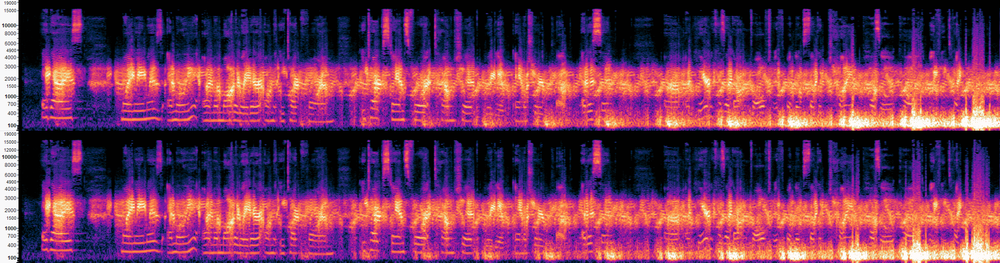
#> input picture self_introduction_memory_dump/_Tape9_thought/self_intro_spec.png, 1000 x 263 px, shrunk from 2381 x 626 before the run, found by its file name
$ python analyze_original_spectrogram.py
#> lines starting #> are read from the running program, lines starting #| are printed output that depends on the picture
import numpy as np
from PIL import Image
import matplotlib
matplotlib.use('Agg')
import matplotlib.pyplot as plt

# Read the original spectrogram (not the brightened one)
img_pil = Image.open(r'C:\stack\arg\self_intro_spec.png')
#> img_pil is the input picture: PIL image 1000x263 RGBA; mean R, G, B, A 112.9, 52.2, 91.2, 255
img = np.array(img_pil)
print(f"Original image shape: {img.shape}")
#| Original image shape: (263, 1000, 4)

# Convert to grayscale
if len(img.shape) == 3:
    gray = np.mean(img[:, :, :3], axis=2)
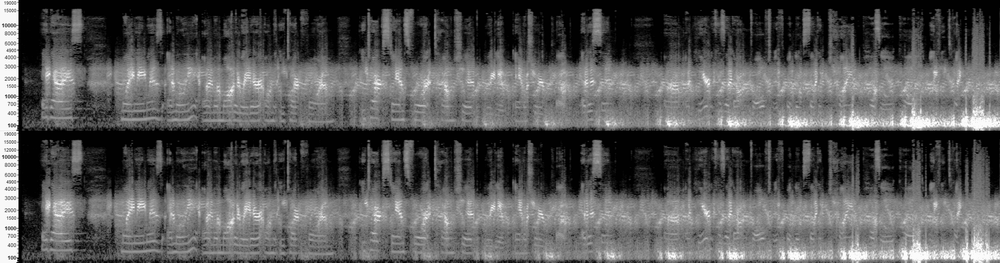
#> gray: shape (263, 1000) float64; min 0, max 255, mean 85.4
else:
    gray = img

print(f"Gray shape: {gray.shape}")
#| Gray shape: (263, 1000)

# The image is a stacked spectrogram with frequency labels on the left
# We need to crop out the labels and separate LEFT and RIGHT channels

# Looking at the image:
# - Left edge has frequency labels (black text on white?)
# - The spectrogram data starts after the labels
# - There's a horizontal separator between LEFT and RIGHT channels

# Let's find the vertical separator
# Look for a row that's mostly black (the separator line)
mid_y = gray.shape[0] // 2
#> mid_y = 131
search_range = 30
region = gray[mid_y-search_range:mid_y+search_range, :]
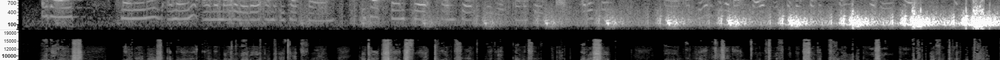
#> region: shape (60, 1000) float64; min 0, max 255, mean 73.2
row_means = np.mean(region, axis=1)
#> row_means = 60 values, max 148.3 at index 20, min 4.49 at index 32, mean 73.19
separator_rel = np.argmin(row_means)
#> separator_rel = 32
separator_abs = mid_y - search_range + separator_rel
#> separator_abs = 133

print(f"Separator at row: {separator_abs}")
#| Separator at row: 133

# Find the left edge (where spectrogram data starts)
# Look for columns with high variance (data) vs low variance (labels)
col_vars = np.var(gray, axis=0)
#> col_vars = 1000 values, max 6362.5 at index 927, min 0.368 at index 0, mean 3026.5
threshold_var = np.mean(col_vars) * 2
#> threshold_var = 6053
data_start = np.argmax(col_vars > threshold_var)
#> data_start = 927

print(f"Data starts at column: {data_start}")
#| Data starts at column: 927

# Crop the image
left_channel = gray[:separator_abs, data_start:]
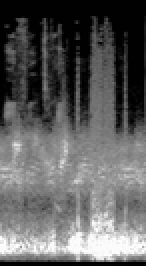
#> left_channel: shape (133, 73) float64 (shown 2 times larger); min 0, max 255, mean 95.1
right_channel = gray[separator_abs:, data_start:]
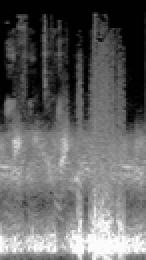
#> right_channel: shape (130, 73) float64 (shown 2 times larger); min 0, max 255, mean 99.4

print(f"LEFT channel shape: {left_channel.shape}")
#| LEFT channel shape: (133, 73)
print(f"RIGHT channel shape: {right_channel.shape}")
#| RIGHT channel shape: (130, 73)

# Now let's look at the 1000-4000 Hz region
# The frequency axis is logarithmic from 0 to 22050 Hz
# Let's estimate where 1000-4000 Hz is in the image

# From the labels: 1000, 1500, 2000, 2500, 3000, 4000, 5000, 6000, 7000, 8000, 10000, 12000, 15000, 19000
# The frequency labels appear to be at specific pixel positions

# Let's try to identify the region by looking for horizontal bright lines
# In spectrograms, constant frequencies appear as horizontal lines

# Look at the LEFT channel
for name, channel in [("LEFT", left_channel), ("RIGHT", right_channel)]:
    # Find rows with high brightness
    row_means = np.mean(channel, axis=1)

    # Find peaks in brightness
    from scipy import signal
    peaks, _ = signal.find_peaks(row_means, height=np.mean(row_means) + 2*np.std(row_means), distance=10)

    print(f"\n{name} channel - brightest rows (peaks):")
    for peak in peaks[:20]:
        brightness = row_means[peak]
        print(f"  Row {peak}: brightness = {brightness:.1f}")

    # Look for rows that have consistent brightness across time (harmonic lines)
    # These would be the note frequencies
    row_consistency = np.std(channel, axis=1) / (np.mean(channel, axis=1) + 0.001)

    # Low std/mean means consistent brightness = harmonic
    harmonic_rows = np.argsort(row_consistency)[:20]

    print(f"\n{name} channel - most consistent rows (potential harmonics):")
    for row in sorted(harmonic_rows):
        mean_val = row_means[row]
        std_val = np.std(channel[row, :])
        print(f"  Row {row}: mean={mean_val:.1f}, std={std_val:.1f}, consistency={row_consistency[row]:.3f}")
#> this loop made 2 passes
#> (name, peaks) on passes 1 to 2: ('LEFT', [124]), ('RIGHT', [123])
#> (printed output is left out)

$ run again, with self_introduction_memory_dump/_Tape9_thought/spectrogram_linear.png copied over self_introduction_memory_dump/_Tape9_thought/self_intro_spec.png
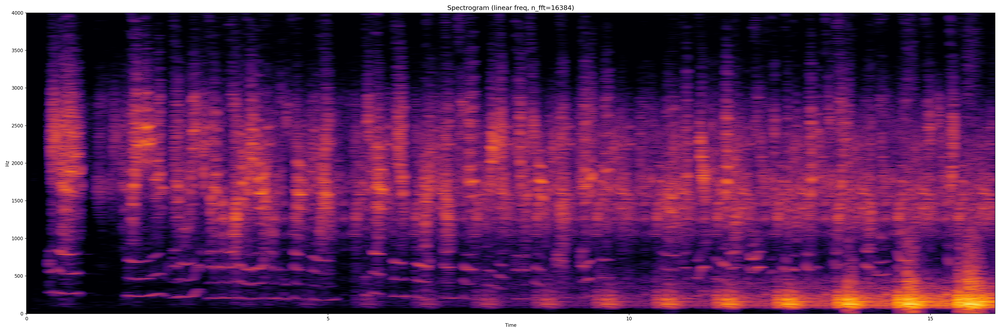
#> input picture self_introduction_memory_dump/_Tape9_thought/spectrogram_linear.png, 1000 x 333 px, shrunk from 4500 x 1500 before the run, found by its file name
#> img_pil is the input picture: PIL image 1000x333 RGBA; mean R, G, B, A 105, 50.5, 97.8, 255
#| Original image shape: (333, 1000, 4)
#| Gray shape: (333, 1000)
#> row_means = 60 values, max 103.5 at index 57, min 88.3 at index 27, mean 95.08
#> separator_rel = 27
#> separator_abs = 163
#| Separator at row: 163
#> col_vars = 1000 values, max 5488.4 at index 30, min 0 at index 0, mean 4053.4
#> threshold_var = 8106.7
#> data_start = 0
#| Data starts at column: 0
#> `left_channel = gray[:separator_abs, data_start:]`:
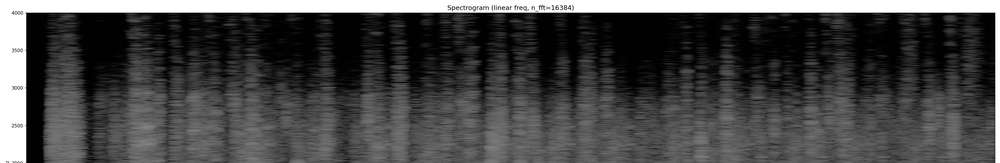
#> left_channel: shape (163, 1000) float64; min 0, max 255, mean 70.3
#> `right_channel = gray[separator_abs:, data_start:]`:
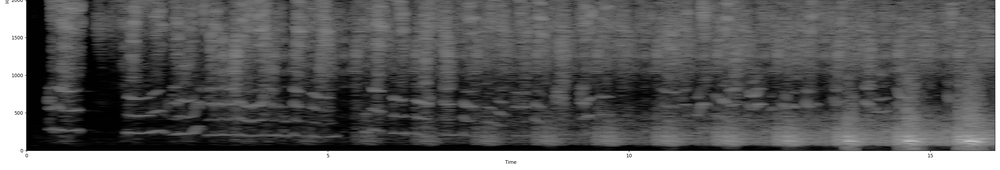
#> right_channel: shape (170, 1000) float64; min 0, max 255, mean 98
#| LEFT channel shape: (163, 1000)
#| RIGHT channel shape: (170, 1000)
#> the loop `for name, channel in [("LEFT", left_channel), ("RIGHT", right_channel)]:` made 2 passes
#> (name, peaks) on passes 1 to 2: ('LEFT', [11]), ('RIGHT', [158])
#> (printed output is left out)
